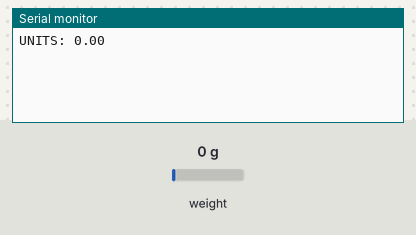
Recording of a sketch running on a simulated Arduino Uno, built with avr-gcc and run on an emulated ATmega328P. Parts: the last lines printed to the serial monitor. The test bench sets the inputs (shaded band); at power-on: weight on the scale 0 g.

Above: at 2.2 s.
2.3 s: weight on the scale set to 100 g
At 3.9 s:
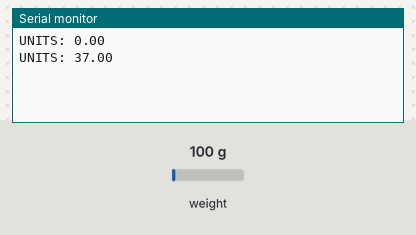
4.8 s: weight on the scale set to 1250 g
At 5.5 s:
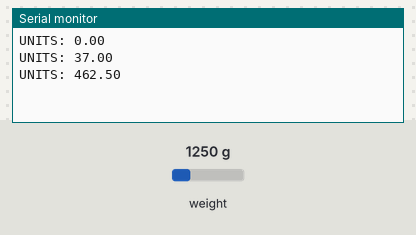
Timing chart, 0 to 7.8 s (numbered marks = the images above; inputs shaded):
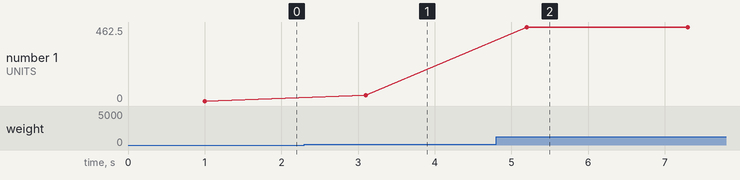

The sketch:

HelloWorld_-_Backup.ino
```cpp
//
//    FILE: HX_kitchen_scale.ino
//  AUTHOR: Rob Tillaart
// VERSION: 0.1.0
// PURPOSE: HX711 demo
//     URL: https://github.com/RobTillaart/HX711
//
// HISTORY:
// 0.1.0    2020-06-16 initial version
//

#include "HX711.h"


HX711 scale;


uint8_t dataPin = 14;
uint8_t clockPin = 12;


void setup()
{
  Serial.begin(9600);


// Scale.set_scale ohne Paramter, Ein Objekt (30 Gramm) auf die Waage legen und diesen Wert als Paramater in set scale geben.
//danach sollte 1 rauskommen, unten bei units dann * 30.

  scale.begin(dataPin, clockPin);

  scale.set_scale(171995.20);  //13943.50
  scale.tare();

  /*
  Serial.print("UNITS: ");
  Serial.println(scale.get_units(10));

  Serial.println("\nEmpty the scale, press a key to continue");
  while(!Serial.available());
  while(Serial.available()) Serial.read();

  scale.tare();
  Serial.print("UNITS: ");
  Serial.println(scale.get_units(10));
  Serial.println("\nPut a 1 kg in the scale, press a key to continue");
  while(!Serial.available());
  while(Serial.available()) Serial.read();
  scale.callibrate_scale(1000, 5);
  Serial.print("UNITS: ");
  Serial.println(scale.get_units(10));
  Serial.println("\nScale is callibrated, press a key to continue");
  while(!Serial.available());
  while(Serial.available()) Serial.read();

*/
}

void loop()
{

  Serial.print("UNITS: ");
  Serial.println(scale.get_units(1)*370); //30
  delay(2000);

}

// END OF FILE
```

Measured:
- after the input at 2.3 s, the serial monitor: prints a new line after 0.80 s (image 1)
- after the input at 4.8 s, the serial monitor: prints a new line after 0.40 s (image 2)
- plotted number 1: 0 → 37 after the input at 2.3 s, 37 → 462.5 after the input at 4.8 s
